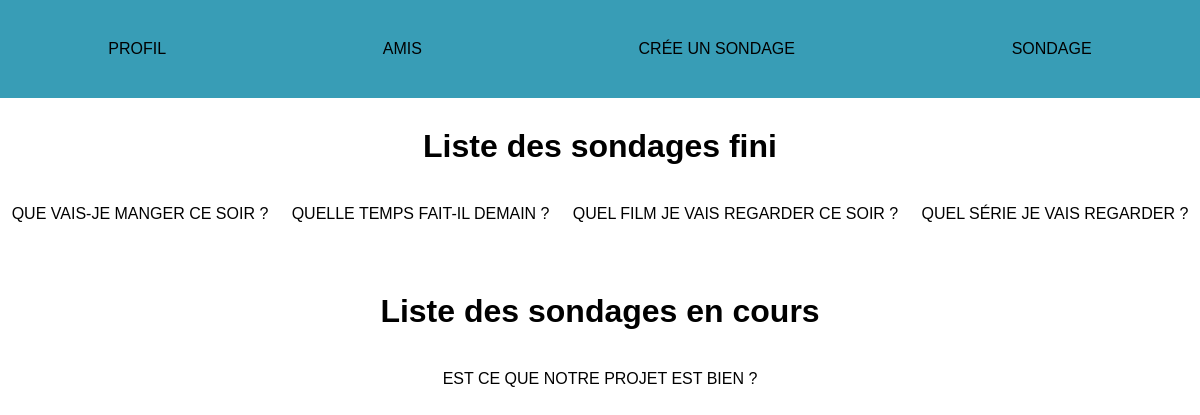
The app's page /Public/indexView.php (signed in) with its own data.
### tables this page shows
CREATE TABLE `sondage` (
  `sondage_id` int(11) NOT NULL,
  `sondage_question` varchar(255) NOT NULL,
  `user_id` int(11) NOT NULL,
  `sondage_finish` timestamp NOT NULL DEFAULT current_timestamp()
);

### Autoloader.php (called while the page is built, shortened)
<?php
class Autoloader{
    public static function autoload($class)
    {
        $class = str_replace("\\", "/", $class);
    }
}

### Core/Config/config.php (called while the page is built)
<?php
$dbConfig = [
    "host" => "localhost",
    "dbname" => "sondageApp",
    "user" => "root",
    "pass" => "root"
];

### Core/Database.php (called while the page is built, shortened)
<?php
class Database{
    public function __construct()
    {
        try {
            require "Config/config.php";
            $this->host = $dbConfig["host"];
            $this->dbname = $dbConfig["dbname"];
            $this->user = $dbConfig["user"];
            $this->pass = $dbConfig["pass"];
            $this->pdo = new \PDO("mysql:host=$this->host;dbname=$this->dbname", $this->user, $this->pass);
        } catch (\PDOException $e) {
            return $e->getMessage();
        }
    }
}

### App/IndexTest.php (called while the page is built, shortened)
<?php
class IndexTest extends Database {
    public function getSondageEnCours (){
        $listSondageEnCours = $this->pdo->query("SELECT *
                                          FROM sondage
                                          WHERE sondage_finish >= NOW()");
        return $listSondageEnCours = $listSondageEnCours->fetchAll();
    }
    public function getSondageFinis (){
        $listSondageF = $this->pdo->query("SELECT *
                                          FROM sondage
                                          WHERE sondage_finish <= NOW()");
        return $listSondageF = $listSondageF->fetchAll();
    }
}

### Public/indexView.php (the view, shortened to what this page needs)
<?php
require "../Autoloader.php";
$sondageEnCours = new IndexTest();
$listeSondageEnCours = $sondageEnCours->getSondageEnCours();
$listeSondageFini = $sondageEnCours->getSondageFinis();
?>
<!DOCTYPE html>
<html lang="fr">
<head>
    <link rel="stylesheet" href="../css/style.css">
</head>
<body>
    <?php
    include 'header.php';
    ?>
    <h1>Liste des sondages fini</h1>
    <ul>
        <?php
            foreach($listeSondageFini as $sondage):
                echo "<li><a href = resultatView.php?sondage_id=" .  $sondage['sondage_id'] . ">". $sondage['sondage_question'] ."</a></li>";
            endforeach;
        ?>
    </ul>
    <h1>Liste des sondages en cours</h1>
    <ul>
        <?php
            foreach($listeSondageEnCours as $sondage):
                echo "<li><a href = sondageView.php?sondage_id=" .  $sondage['sondage_id'] . ">". $sondage['sondage_question'] ."</a></li>";
            endforeach;
        ?>
    </ul>
</body>
</html>

### Public/header.php (shortened to what this page needs)
<header>
        <ul>
            <?php
                if (isset($_SESSION['user_id'])) {
                    echo '<li><a href="profilView.php">Profil</a></li>';
                }else{
                    echo '<li><a href="loginView.php">Sign In/Login</a></li>';
                }
                if (isset($_SESSION['user_id'])) {
                    echo '<li><a href="friendListView.php">Amis</a></li>';
                }
            ?>
            <li><a href="createSondageView.php">Crée un sondage</a></li>
            <li><a href="indexView.php">Sondage</a></li>
        </ul>
    </header>

### css/style.css (style rules this page uses)
* { margin: 0; padding: 0; }
header { background-color: #389db6; }
ul { display: flex; justify-content: space-around; align-items: center; padding: 40px 0; }
ul li { list-style: none; color: black; font-family: Arial, Helvetica, sans-serif; text-transform: uppercase; }
h1 { text-align: center; margin-top: 30px; font-family: Arial, Helvetica, sans-serif; }
a { text-decoration: none; padding: 10px; color: black; }

### records on screen
sondage: sondage_question "QUE VAIS-JE MANGER CE SOIR ?"
sondage: sondage_question "QUELLE TEMPS FAIT-IL DEMAIN ?"
sondage: sondage_question "QUEL FILM JE VAIS REGARDER CE SOIR ?"
sondage: sondage_question "QUEL SÉRIE JE VAIS REGARDER ?"
sondage: sondage_question "EST CE QUE NOTRE PROJET EST BIEN ?"
